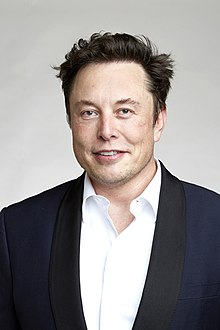
#> input picture GraduationProject/ImageAt/Elon_Musk.jpg, 220 x 330 px, given in place of the camera
$ python colour.py
#> lines starting #> are read from the running program, lines starting #| are printed output that depends on the picture; after the words box and inside, x2 and y2 are one past the last pixel; in counts of white or black regions, pixels touching at a corner belong together
from __future__ import division
import time
import cv2
import numpy as np


cap = cv2.VideoCapture(0)  # initiate camera capture

x_medium = 320  # detected line position
y_medium =240

while True:
    _, frame = cap.read()  # making copy of each frame
#> frame is the input picture: shape (330, 220, 3); mean B, G, R 143.9, 144.6, 149.4
    hsv_frame = cv2.cvtColor(frame, cv2.COLOR_BGR2HSV)  # convert frame from RGB to HSV
#> hsv_frame: shape (330, 220, 3); mean H, S, V 54.5, 36.7, 152.9

    # selecting red color
    low_red = np.array([0, 114, 145])
    high_red = np.array([88, 197, 255])
    # selecting orange color
    low_orange = np.array([0, 174, 152])
    high_orange = np.array([179, 255, 255])
    # creating masks to isolate the prefered color
    orange_mask = cv2.inRange(hsv_frame, low_red, high_red)  # selected color is orange
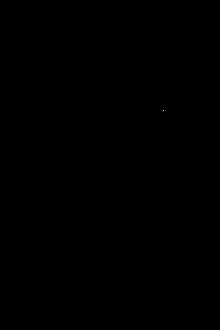
#> orange_mask: shape (330, 220); 0% white in thin lines or dots, all inside (x1, y1, x2, y2) = (163, 110, 164, 111)
    contours, _ = cv2.findContours(orange_mask, cv2.RETR_TREE, cv2.CHAIN_APPROX_SIMPLE)
#> contours = [[[163, 110]]]
    contours = sorted(contours, key=lambda x: cv2.contourArea(x), reverse=True)
    orange = cv2.bitwise_and(frame, frame, mask=orange_mask)

    # [6 lines of commented-out code are left out]
    for cnt in contours:
        (x, y, w, h) = cv2.boundingRect(cnt)
        cv2.rectangle(frame, (x, y), (x + w, y + h), (0, 255, 0), 2)  # to drow rectangel
        x_medium = int((x + x + w) / 2)  # determine x center of rectangular
        y_medium = int((y + y + h) / 2)  # determine y center of rectangular

        break  # to exit the loop when the biggest value is detected
#> this loop made 1 pass
#> (x, y, w, h, x_medium, y_medium) on pass 1: (163, 110, 1, 1, 163, 110)
#> frame: shape (330, 220, 3); 0.02% of pixels changed, all inside (x1, y1, x2, y2) = (162, 109, 166, 113)

    cv2.line(frame, (x_medium, 0), (x_medium, 480), (0, 255, 0), 2)  # create line at the center of rectangular
    cv2.line(frame, (320, 0), (320, 480), (0, 255, 0), 2)  # create line at the center of frame

    cv2.line(frame, (0, y_medium), (640, y_medium), (0, 255, 0), 2)  # create line at the center of rectangular
    cv2.line(frame, (0, 240), (640, 240), (0, 255, 0), 2)  # create line at the center of frame
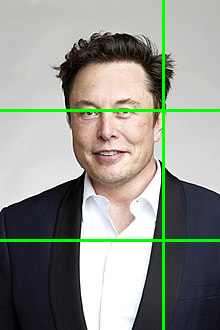
#> frame: shape (330, 220, 3); mean B, G, R 140.1, 148.8, 145.3

    x_destance = 320 - x_medium  # destance from the center of rectangular and the center of frame
#> x_destance = 157
    # print("xDestance = ", 320 - x_medium, "pos = ", position)  # testing print
    # print("yDestance = ", 320 - y_medium, "pos = ", position)  # testing print

    # cv2.imshow("red", orange)
    cv2.imshow("hopa", frame)  # show the frame
    # imgStack = stackImages(0.7,([orange,frame])) #calling the imgstack function to compine the mask and the frame
    # cv2.imshow("imgStack", imgStack) # show both the frame and the mask

    key = cv2.waitKey(1)
#> (key Esc is pressed here)

    if key == 27:  # closing all windows when esc is pressed
        break


cap.release()  # stop racording frame
cv2.destroyAllWindows()  # close all windows

$ run again, on GraduationProject/ImageAt/M_Nasser.jpg
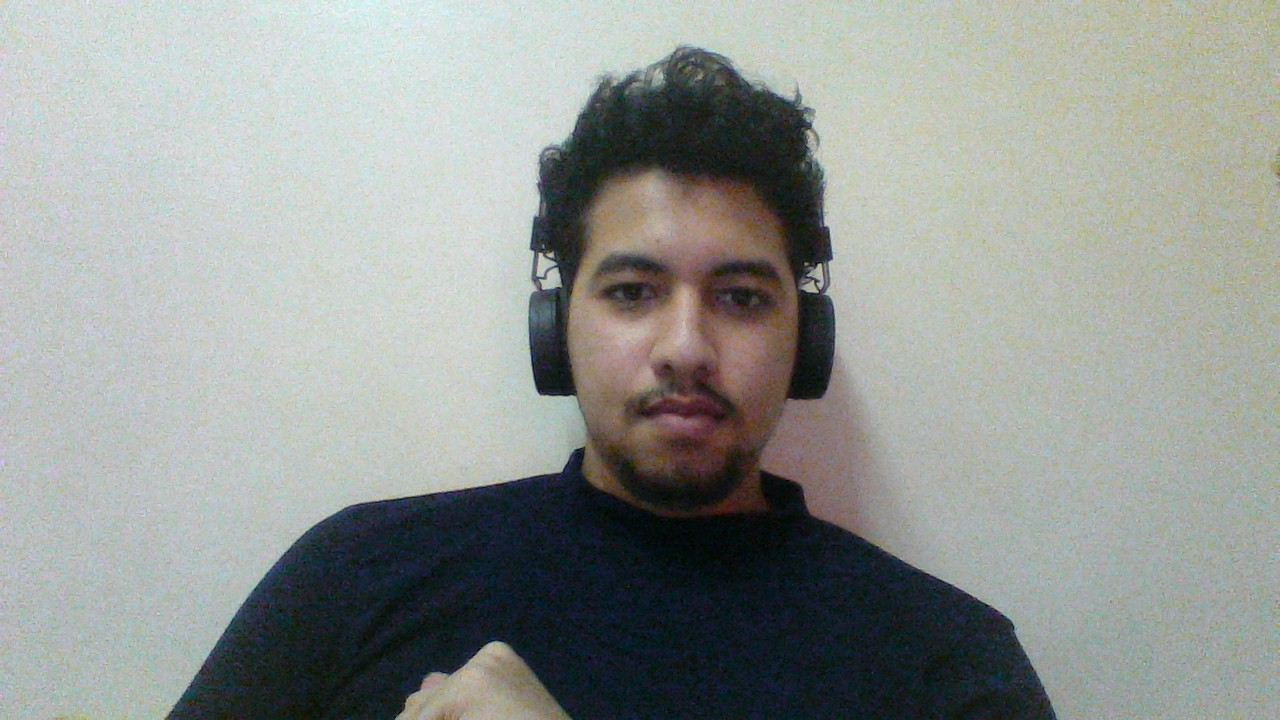
#> input picture GraduationProject/ImageAt/M_Nasser.jpg, 1280 x 720 px, given in place of the camera
#> frame is the input picture: shape (720, 1280, 3); mean B, G, R 147.4, 151.6, 147
#> hsv_frame: shape (720, 1280, 3); mean H, S, V 69.3, 40.5, 155.4
#> orange_mask: shape (720, 1280); 0% white in thin lines or dots, all inside (x1, y1, x2, y2) = (584, 168, 1280, 383)
#> contours = 10 contours, all with area under 20
#> the loop `for cnt in contours:` made 1 pass
#> (x, y, w, h, x_medium, y_medium) on pass 1: (696, 208, 4, 3, 698, 209)
#> `cv2.line(frame, (0, 240), (640, 240), (0, 255, 0), 2)`:
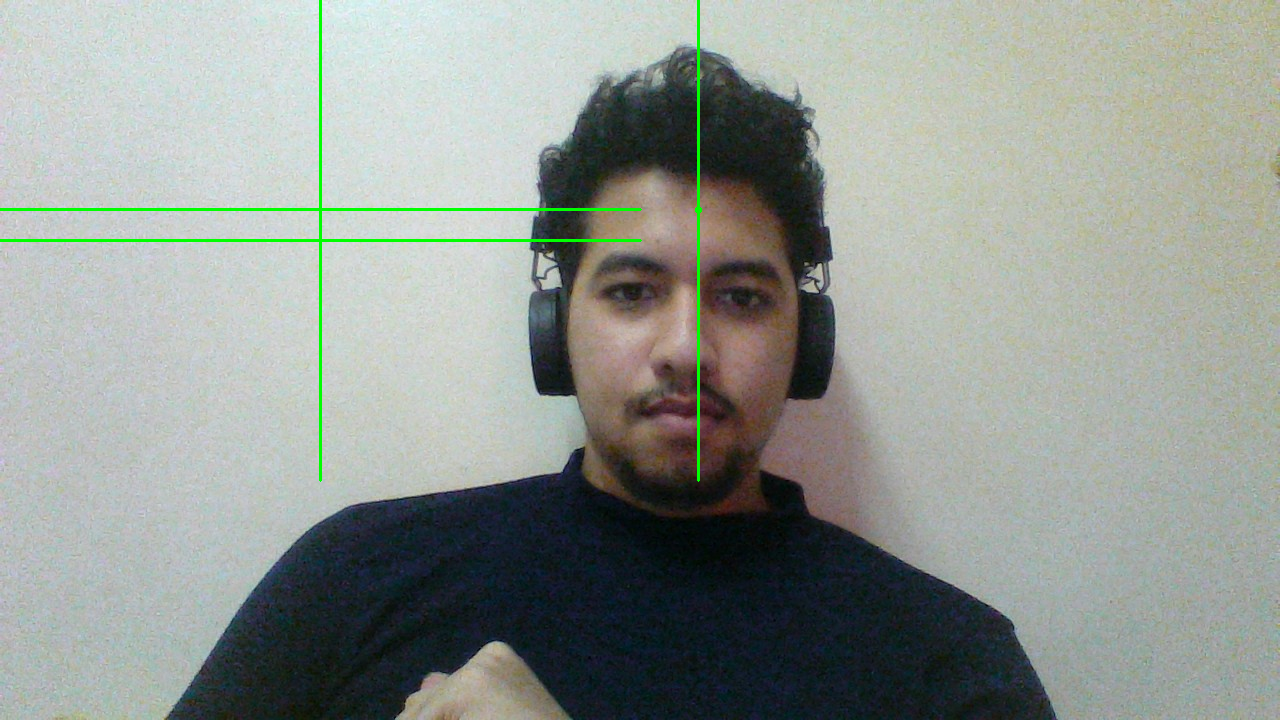
#> frame: shape (720, 1280, 3); mean B, G, R 146.1, 152.2, 145.7
#> x_destance = -378

$ run again, on GraduationProject/ImageAt/bill_gates.jpg
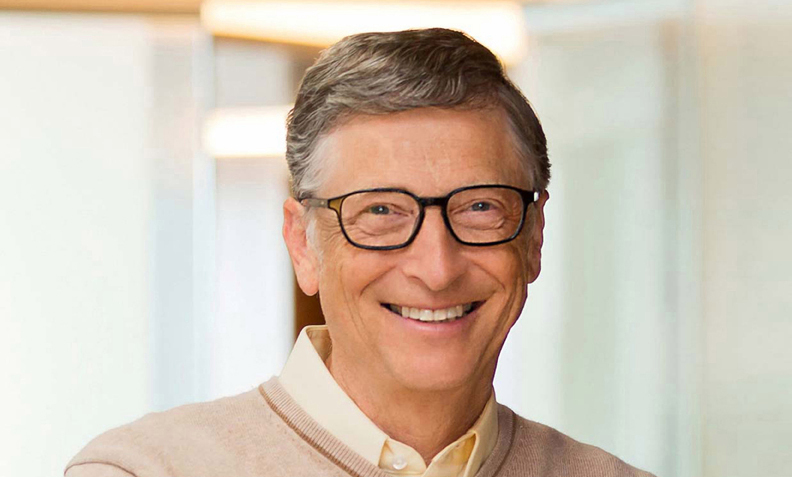
#> input picture GraduationProject/ImageAt/bill_gates.jpg, 792 x 477 px, given in place of the camera
#> frame is the input picture: shape (477, 792, 3); mean B, G, R 180.7, 195.3, 208.4
#> hsv_frame: shape (477, 792, 3); mean H, S, V 35.7, 44.7, 211.2
#> `orange_mask = cv2.inRange(hsv_frame, low_red, high_red)`:
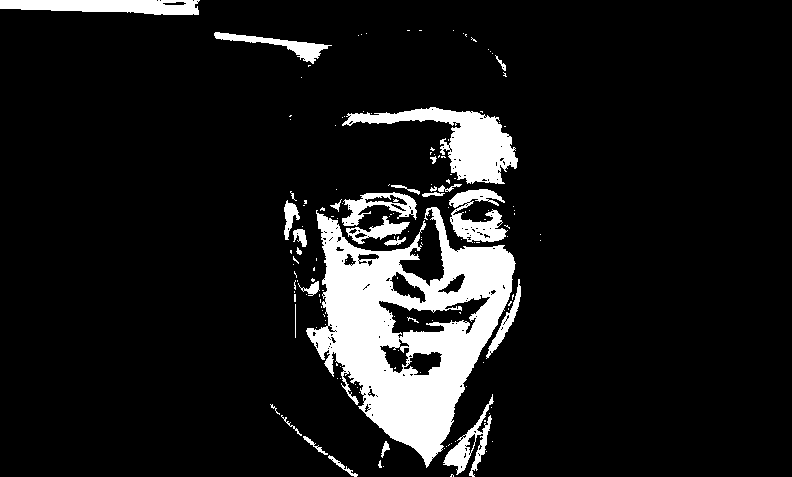
#> orange_mask: shape (477, 792); 10.5% white; 154 white regions (125 under 20 px)
#> contours = 352 contours, 308 with area under 20; largest, box (x1, y1, x2, y2) and area: (306, 207, 516, 468) 28084, (342, 107, 518, 184) 4692, (0, 0, 200, 15) 2164, (378, 294, 491, 339) 2082, (449, 189, 508, 243) 1554
#> the loop `for cnt in contours:` made 1 pass
#> (x, y, w, h, x_medium, y_medium) on pass 1: (306, 207, 210, 261, 411, 337)
#> `cv2.line(frame, (0, 240), (640, 240), (0, 255, 0), 2)`:
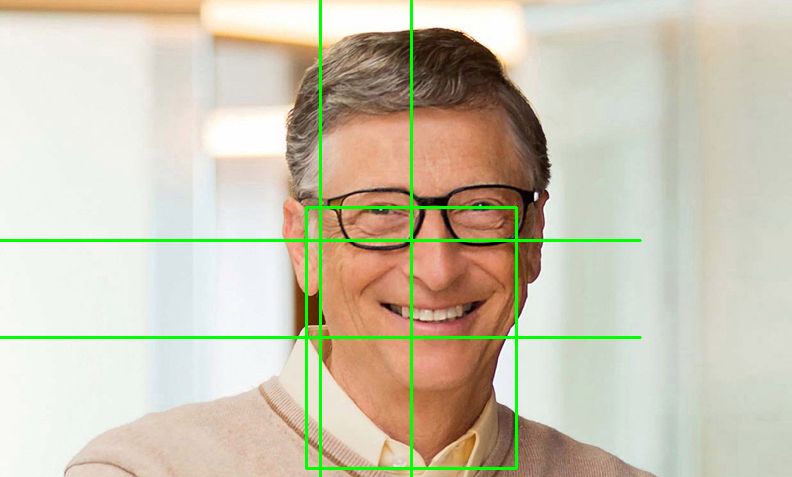
#> frame: shape (477, 792, 3); mean B, G, R 177, 197.5, 203.5
#> x_destance = -91
